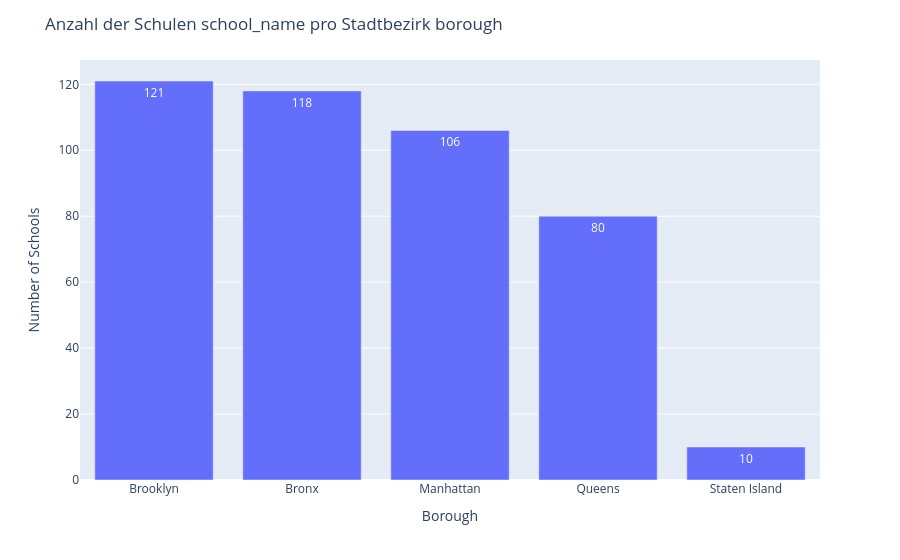

The cell this chart's notebook holds for it:
### Markdown cell above
Visualisierungen erstellen :

- Balkendiagramm: Anzahl der Schulen pro Stadtbezirk
- Notieren Sie am Ende des Notizbuchs 2–3 wichtige Erkenntnisse aus Ihren Ergebnissen.

Create visualizations:

- Bar chart: Number of schools per borough
- Note 2–3 key insights from your results at the end of the notebook.

### Code cell
query('quelle df, plot Balkendiagramm: Anzahl der Schulen school_name  pro Stadtbezirk borough')

### Figure 1 — Plotly figure (JSON) as saved in the notebook; plotly's stock layout.template omitted (floating-point values rounded to 4 significant figures)
{"data": [{"hovertemplate": "Borough=%{x}<br>Number_of_Schools=%{text}<extra></extra>", "legendgroup": "", "marker": {"color": "#636efa", "pattern": {"shape": ""}}, "name": "", "orientation": "v", "showlegend": false, "text": [121.0, 118.0, 106.0, 80.0, 10.0], "textposition": "auto", "type": "bar", "x": ["Brooklyn", "Bronx", "Manhattan", "Queens", "Staten Island"], "xaxis": "x", "y": [121, 118, 106, 80, 10], "yaxis": "y"}], "layout": {"barmode": "relative", "legend": {"tracegroupgap": 0}, "margin": {"t": 60}, "title": {"text": "Anzahl der Schulen school_name pro Stadtbezirk borough"}, "xaxis": {"anchor": "y", "domain": [0, 1], "title": {"text": "Borough"}}, "yaxis": {"anchor": "x", "domain": [0, 1], "title": {"text": "Number of Schools"}}}}
